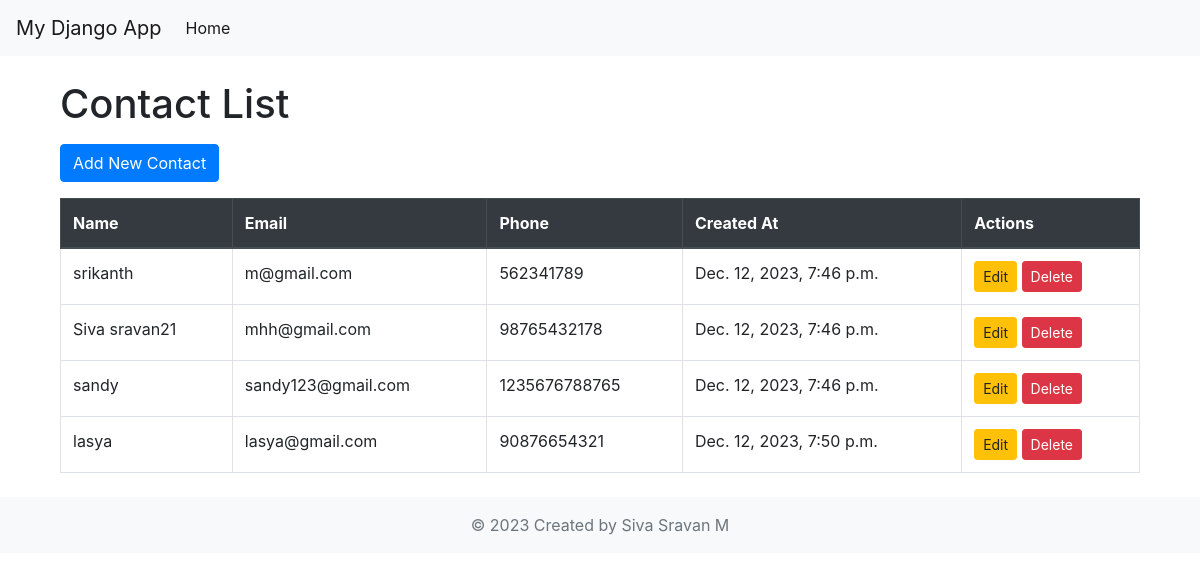
The page /sr/ on the database its author committed.
### sr/models.py (models this page shows, shortened)
class Contact(models.Model):
    name = models.CharField(max_length=100, unique=True)
    email = models.EmailField(unique=True)
    phone_number = models.CharField(max_length=20, blank=True)
    created_at = models.DateTimeField(default=timezone.now)  # New field to store creation time

### sr/views.py (the view)
# urls.py: path('', lambda request: redirect('contact_list', permanent=True)),
def contact_list(request):
    contacts = Contact.objects.all()
    return render(request, 'sr/contact_list.html', {'contacts': contacts})

### sr/templates/sr/contact_list.html
{% extends 'sr/base.html' %}
{% block content %}
  <div class="container mt-4">
    <h1 class="mb-3">Contact List</h1>
    <a href="{% url 'contact_create' %}" class="btn btn-primary mb-3">Add New Contact</a>
    {% if contacts %}
      <table class="table table-bordered">
        <thead class="thead-dark">
            <tr>
                <th>Name</th>
                <th>Email</th>
                <th>Phone</th>
                <th>Created At</th>
                <th>Actions</th>
            </tr>
        </thead>
        <tbody>
            {% for contact in contacts %}
                <tr>
                    <td>{{ contact.name }}</td>
                    <td>{{ contact.email }}</td>
                    <td>{{ contact.phone_number }}</td>
                    <td>{{ contact.created_at }}</td>
                    <td>
                        <a href="{% url 'contact_edit' contact.pk %}" class="btn btn-sm btn-warning">Edit</a>
                        <a href="{% url 'contact_delete' contact.pk %}" class="btn btn-sm btn-danger">Delete</a>
                    </td>
                </tr>
            {% endfor %}
        </tbody>
    </table>
    {% else %}
      <p>No contacts found.</p>
    {% endif %}
  </div>
{% endblock %}

### rows shown on the page
Contact: name "srikanth", email "m@gmail.com", phone_number "562341789", created_at "Dec. 12, 2023, 7:46 p.m."
Contact: name "Siva sravan21", email "mhh@gmail.com", phone_number "98765432178", created_at "Dec. 12, 2023, 7:46 p.m."
Contact: name "sandy", email "sandy123@gmail.com", phone_number "1235676788765", created_at "Dec. 12, 2023, 7:46 p.m."
Contact: name "lasya", email "lasya@gmail.com", phone_number "90876654321", created_at "Dec. 12, 2023, 7:50 p.m."
